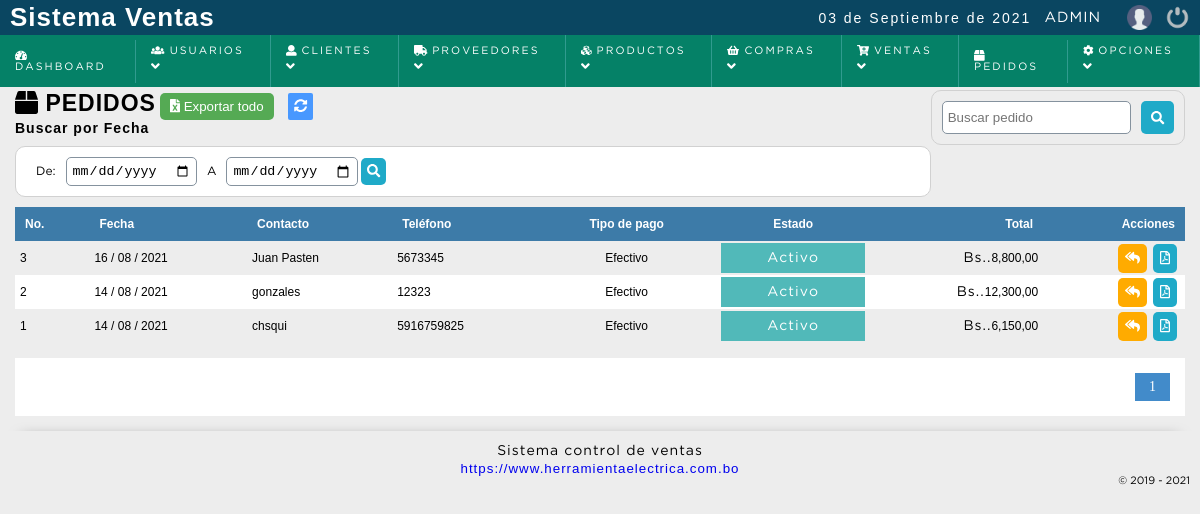
Page /sistema/pedidos/pedidos.php (signed in) on the earlier database version.
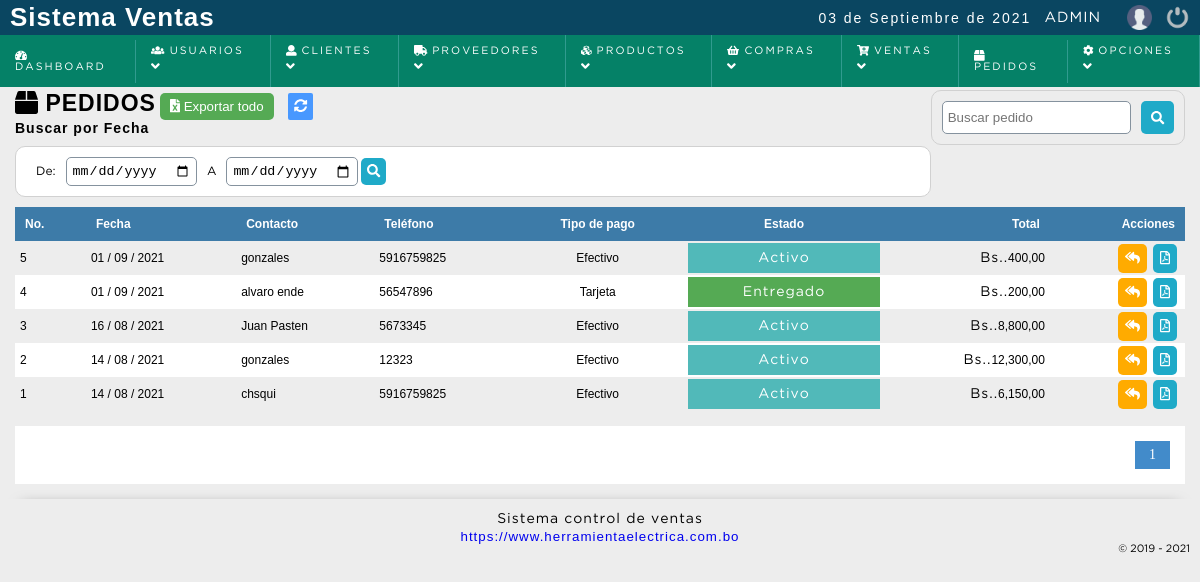
Same page on the later database version.
### tables this page shows
CREATE TABLE `pedido` (
  `id_pedido` bigint(20) NOT NULL,
  `fecha` date NOT NULL,
  `contacto_id` bigint(20) NOT NULL,
  `tipopago_id` int(11) NOT NULL,
  `total` decimal(10,2) NOT NULL DEFAULT 0.00,
  `estatus` int(11) NOT NULL DEFAULT 1
);

CREATE TABLE `contacto_pedido` (
  `id_contacto` bigint(20) NOT NULL,
  `nombre` varchar(80) NOT NULL,
  `telefono` bigint(20) NOT NULL,
  `email` varchar(100) NOT NULL,
  `nit` varchar(20) NOT NULL,
  `nombre_fiscal` varchar(80) NOT NULL,
  `direccion` text NOT NULL
);

CREATE TABLE `tipo_pago` (
  `id_tipopago` int(11) NOT NULL,
  `tipo_pago` varchar(50) NOT NULL,
  `descripcion` text NOT NULL,
  `date_add` datetime NOT NULL DEFAULT current_timestamp(),
  `estatus` int(11) NOT NULL DEFAULT 1
);

### sistema/includes/functions.php (called while the page is built, shortened)
<?php
	function decrypt($string, $key) {
	   $result = '';
	   $string = base64_decode($string);
	   for($i=0; $i<strlen($string); $i++) {
	      $char = substr($string, $i, 1);
	      $keychar = substr($key, ($i % strlen($key))-1, 1);
	      $char = chr(ord($char)-ord($keychar));
	      $result.=$char;
	   }
	   return $result;
	}
	function formatCant($cantidad){
		$cantidad = number_format($cantidad,2,SPD,SPM);
		return $cantidad;
	}
 ?>

### sistema/pedidos/pedidos.php (the view, shortened to what this page needs)
<?php
	include "../../conexion.php";
	$sql_registe = mysqli_query($conection,"SELECT COUNT(*) as total_registro FROM pedido");
	$result_register = mysqli_fetch_array($sql_registe);
	$total_registro = $result_register['total_registro'];
	$por_pagina = 200;
	if(empty($_GET['pagina']))
	{
		$pagina = 1;
	}else{
		$pagina = $_GET['pagina'];
	}
	$desde = ($pagina-1) * $por_pagina;
	$total_paginas = ceil($total_registro / $por_pagina);
	$query = mysqli_query($conection,"SELECT p.id_pedido,
											 p.fecha,
											 p.total,
											 c.id_contacto,
											 p.estatus,
											 c.nombre as contacto,
											 c.telefono,
											 tp.tipo_pago
										FROM pedido p
										INNER JOIN contacto_pedido c
										ON p.contacto_id = c.id_contacto
										INNER JOIN tipo_pago tp
										ON p.tipopago_id = tp.id_tipopago
										WHERE p.estatus != 10
									  	ORDER BY p.id_pedido DESC LIMIT $desde,$por_pagina
		");
 ?>
<!DOCTYPE html>
<html lang="en">
<head>
	<?php include "../includes/scripts.php"; ?>
</head>
<body>
	<?php include "../includes/header.php"; ?>
	<section id="container">
		<h1><i class="fas fa-box"></i> Pedidos </h1>
		<?php if( $result > 0  and ($_SESSION['rol'] == 1 or $_SESSION['rol'] == 2)){ ?>
		<form action="exportar.php" method="post" class="formExport" >
			<button type="submit" class="bntExport"> <i class="fas fa-file-excel"></i> Exportar todo</button>
		</form>
		<?php } ?>
		<a href="index.php" class="btnRefresh"><i class="fas fa-sync-alt" title="Actualizar"></i></a>
		<form action="buscar_pedido.php" method="get" class="form_search">
			<input type="text" name="busqueda" id="busqueda" placeholder="Buscar pedido">
			<button type="submit" class="btn_search"><i class="fas fa-search"></i></button>
		</form>
		<div>
			<h5>Buscar por Fecha</h5>
			<form action="buscar_pedido.php" method="get" class="form_search_date">
				<label>De: </label>
				<input type="date" name="fecha_de" id="fecha_de" required>
				<label> A </label>
				<input type="date" name="fecha_a" id="fecha_a" required>
				<button type="submit" class="btn_view"><i class="fas fa-search"></i></button>
			</form>
		</div>
		<div class="containerTable">
			<table id="tblPedidos">
				<tr>
					<th>No.</th>
					<th>Fecha</th>
					<th>Contacto</th>
					<th>Teléfono</th>
					<th class="textcenter">Tipo de pago</th>
					<th class="textcenter">Estado</th>
					<th class="textright">Total</th>
					<th class="textright">Acciones</th>
				</tr>
			<?php
				if($result > 0){
					while ($data = mysqli_fetch_assoc($query)) {
						$key = $data["id_pedido"].'_24091989';
						$keyPedido = md5($key);
						$arrFecha = explode('-',$data['fecha']);
						$fecha = $arrFecha[2].' / '.$arrFecha[1].' / '.$arrFecha[0];
						if($data["estatus"] == 1){
							$estado = '<span class="bkA">Activo</span>';
						}else if($data["estatus"] == 2){
							$estado = '<span class="bkY">En proceso</span>';
						}else if($data["estatus"] == 3){
							$estado = '<span class="bkG">Entregado</span>';
						}else{
							$estado = '<span class="bkR">Anulado</span>';
						}
				?>
					<tr id="row_<?php echo $data["id_pedido"]; ?>">
						<td><?php echo $data["id_pedido"]; ?></td>
						<td><?php echo $fecha; ?></td>
						<td><?php echo $data["contacto"]; ?></td>
						<td><?php echo $data["telefono"]; ?></td>
						<td class="textcenter"><?php echo $data['tipo_pago']; ?></td>
						<td class="estado textcenter"><?php echo $estado; ?></td>
						<td class="textright totalpedido"><span><?= SIMBOLO_MONEDA ?>.</span><?php echo formatCant($data["total"]); ?></td>
						<td class="textright">
							<div class="div_acciones">
								<div>
									<button title="Procesar pedido" class="btn_add estado_pedido" type="button" p="<?php echo $data["id_pedido"]; ?>" ><i class="fas fa-reply-all"></i></button>
								</div>
								<div>
									<button class="btn_view view_pedido_pdf" type="button" c="<?php echo $keyPedido; ?>" p="<?php echo $data["id_pedido"]; ?>" title="Generar PDF" ><i class="far fa-file-pdf"></i></i></button>
								</div>
							</div>
						</td>
					</tr>
			<?php
					}
				}else{
					echo '<tr><td colspan="9" align="center"><p><strong>No hay datos para mostrar</strong></p></td></tr>';
				}
			 ?>
			</table>
		</div>
	<?php
		if($total_registro != 0)
		{
	 ?>
		<div class="paginador">
			<ul>
			<?php
				for ($i=1; $i <= $total_paginas; $i++) {
					if($i == $pagina)
					{
						echo '<li class="pageSelected">'.$i.'</li>';
					}else{
						echo '<li><a href="?pagina='.$i.'">'.$i.'</a></li>';
					}
				}
			 ?>
			</ul>
		</div>
	<?php } ?>
	</section>
	<?php include "../includes/footer.php"; ?>
</body>
</html>

Differences in the rows shown:
added pedido: id_pedido "5", fecha "01 / 09 / 2021", contacto_pedido.nombre "gonzales", contacto_pedido.telefono "5916759825", tipo_pago.tipo_pago "Efectivo", estatus "Activo", total "400,00"
added pedido: id_pedido "4", fecha "01 / 09 / 2021", contacto_pedido.nombre "alvaro ende", contacto_pedido.telefono "56547896", tipo_pago.tipo_pago "Tarjeta", estatus "Entregado", total "200,00"
